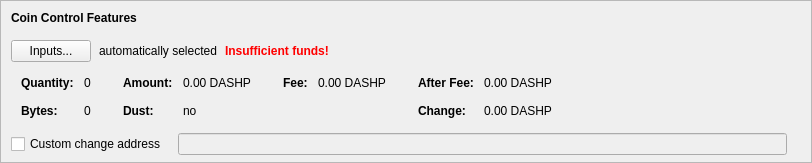
    <widget class="QFrame" name="frameCoinControl">
     <property name="sizePolicy">
      <sizepolicy hsizetype="Expanding" vsizetype="Expanding">
       <horstretch>0</horstretch>
       <verstretch>0</verstretch>
      </sizepolicy>
     </property>
     <property name="maximumSize">
      <size>
       <width>16777215</width>
       <height>16777215</height>
      </size>
     </property>
     <property name="frameShape">
      <enum>QFrame::StyledPanel</enum>
     </property>
     <property name="frameShadow">
      <enum>QFrame::Sunken</enum>
     </property>
     <layout class="QVBoxLayout" name="verticalLayoutCoinControl2">
      <property name="spacing">
       <number>0</number>
      </property>
      <property name="leftMargin">
       <number>0</number>
      </property>
      <property name="topMargin">
       <number>0</number>
      </property>
      <property name="rightMargin">
       <number>0</number>
      </property>
      <property name="bottomMargin">
       <number>6</number>
      </property>
      <item>
       <layout class="QVBoxLayout" name="verticalLayoutCoinControl" stretch="0,0,0,0,1">
        <property name="spacing">
         <number>0</number>
        </property>
        <property name="leftMargin">
         <number>10</number>
        </property>
        <property name="topMargin">
         <number>10</number>
        </property>
        <item>
         <layout class="QHBoxLayout" name="horizontalLayoutCoinControl1">
          <property name="bottomMargin">
           <number>15</number>
          </property>
          <item>
           <widget class="QLabel" name="labelCoinControlFeatures">
            <property name="sizePolicy">
             <sizepolicy hsizetype="Preferred" vsizetype="Maximum">
              <horstretch>0</horstretch>
              <verstretch>0</verstretch>
             </sizepolicy>
            </property>
            <property name="font">
             <font>
              <weight>75</weight>
              <bold>true</bold>
             </font>
            </property>
            <property name="styleSheet">
             <string notr="true">font-weight:bold;</string>
            </property>
            <property name="text">
             <string>Coin Control Features</string>
            </property>
           </widget>
          </item>
         </layout>
        </item>
        <item>
         <layout class="QHBoxLayout" name="horizontalLayoutCoinControl2" stretch="0,0,0,0">
          <property name="spacing">
           <number>8</number>
          </property>
          <property name="bottomMargin">
           <number>10</number>
          </property>
          <item>
           <widget class="QPushButton" name="pushButtonCoinControl">
            <property name="styleSheet">
             <string notr="true"/>
            </property>
            <property name="text">
             <string>Inputs...</string>
            </property>
            <property name="autoDefault">
             <bool>false</bool>
            </property>
           </widget>
          </item>
          <item>
           <widget class="QLabel" name="labelCoinControlAutomaticallySelected">
            <property name="text">
             <string>automatically selected</string>
            </property>
            <property name="margin">
             <number>5</number>
            </property>
           </widget>
          </item>
          <item>
           <widget class="QLabel" name="labelCoinControlInsuffFunds">
            <property name="font">
             <font>
              <weight>75</weight>
              <bold>true</bold>
             </font>
            </property>
            <property name="styleSheet">
             <string notr="true">color:red;font-weight:bold;</string>
            </property>
            <property name="text">
             <string>Insufficient funds!</string>
            </property>
            <property name="margin">
             <number>5</number>
            </property>
           </widget>
          </item>
          <item>
           <spacer name="horizontalSpacerCoinControl">
            <property name="orientation">
             <enum>Qt::Horizontal</enum>
            </property>
            <property name="sizeHint" stdset="0">
             <size>
              <width>40</width>
              <height>1</height>
             </size>
            </property>
           </spacer>
          </item>
         </layout>
        </item>
        <item>
         <widget class="QWidget" name="widgetCoinControl" native="true">
          <property name="sizePolicy">
           <sizepolicy hsizetype="Preferred" vsizetype="Preferred">
            <horstretch>0</horstretch>
            <verstretch>0</verstretch>
           </sizepolicy>
          </property>
          <property name="minimumSize">
           <size>
            <width>0</width>
            <height>0</height>
           </size>
          </property>
          <property name="styleSheet">
           <string notr="true"/>
          </property>
          <layout class="QHBoxLayout" name="horizontalLayoutCoinControl5">
           <property name="leftMargin">
            <number>0</number>
           </property>
           <property name="topMargin">
            <number>0</number>
           </property>
           <property name="rightMargin">
            <number>0</number>
           </property>
           <property name="bottomMargin">
            <number>0</number>
           </property>
           <item>
            <layout class="QHBoxLayout" name="horizontalLayoutCoinControl3" stretch="0,0,0,1">
             <property name="spacing">
              <number>20</number>
             </property>
             <property name="topMargin">
              <number>0</number>
             </property>
             <property name="bottomMargin">
              <number>10</number>
             </property>
             <item>
              <layout class="QFormLayout" name="formLayoutCoinControl1">
               <property name="horizontalSpacing">
                <number>10</number>
               </property>
               <property name="verticalSpacing">
                <number>14</number>
               </property>
               <property name="leftMargin">
                <number>10</number>
               </property>
               <property name="topMargin">
                <number>4</number>
               </property>
               <property name="rightMargin">
                <number>6</number>
               </property>
               <item row="0" column="0">
                <widget class="QLabel" name="labelCoinControlQuantityText">
                 <property name="font">
                  <font>
                   <weight>75</weight>
                   <bold>true</bold>
                  </font>
                 </property>
                 <property name="text">
                  <string>Quantity:</string>
                 </property>
                 <property name="margin">
                  <number>0</number>
                 </property>
                </widget>
               </item>
               <item row="0" column="1">
                <widget class="QLabel" name="labelCoinControlQuantity">
                 <property name="cursor">
                  <cursorShape>IBeamCursor</cursorShape>
                 </property>
                 <property name="contextMenuPolicy">
                  <enum>Qt::ActionsContextMenu</enum>
                 </property>
                 <property name="text">
                  <string notr="true">0</string>
                 </property>
                 <property name="margin">
                  <number>0</number>
                 </property>
                 <property name="textInteractionFlags">
                  <set>Qt::LinksAccessibleByMouse|Qt::TextSelectableByKeyboard|Qt::TextSelectableByMouse</set>
                 </property>
                </widget>
               </item>
               <item row="1" column="0">
                <widget class="QLabel" name="labelCoinControlBytesText">
                 <property name="font">
                  <font>
                   <weight>75</weight>
                   <bold>true</bold>
                  </font>
                 </property>
                 <property name="text">
                  <string>Bytes:</string>
                 </property>
                </widget>
               </item>
               <item row="1" column="1">
                <widget class="QLabel" name="labelCoinControlBytes">
                 <property name="cursor">
                  <cursorShape>IBeamCursor</cursorShape>
                 </property>
                 <property name="contextMenuPolicy">
                  <enum>Qt::ActionsContextMenu</enum>
                 </property>
                 <property name="text">
                  <string notr="true">0</string>
                 </property>
                 <property name="textInteractionFlags">
                  <set>Qt::LinksAccessibleByMouse|Qt::TextSelectableByKeyboard|Qt::TextSelectableByMouse</set>
                 </property>
                </widget>
               </item>
              </layout>
             </item>
             <item>
              <layout class="QFormLayout" name="formLayoutCoinControl2">
               <property name="horizontalSpacing">
                <number>10</number>
               </property>
               <property name="verticalSpacing">
                <number>14</number>
               </property>
               <property name="leftMargin">
                <number>6</number>
               </property>
               <property name="topMargin">
                <number>4</number>
               </property>
               <property name="rightMargin">
                <number>6</number>
               </property>
               <item row="0" column="0">
                <widget class="QLabel" name="labelCoinControlAmountText">
                 <property name="font">
                  <font>
                   <weight>75</weight>
                   <bold>true</bold>
                  </font>
                 </property>
                 <property name="text">
                  <string>Amount:</string>
                 </property>
                 <property name="margin">
                  <number>0</number>
                 </property>
                </widget>
               </item>
               <item row="0" column="1">
                <widget class="QLabel" name="labelCoinControlAmount">
                 <property name="cursor">
                  <cursorShape>IBeamCursor</cursorShape>
                 </property>
                 <property name="contextMenuPolicy">
                  <enum>Qt::ActionsContextMenu</enum>
                 </property>
                 <property name="text">
                  <string notr="true">0.00 DASHP</string>
                 </property>
                 <property name="textInteractionFlags">
                  <set>Qt::LinksAccessibleByMouse|Qt::TextSelectableByKeyboard|Qt::TextSelectableByMouse</set>
                 </property>
                </widget>
               </item>
               <item row="1" column="0">
                <widget class="QLabel" name="labelCoinControlLowOutputText">
                 <property name="font">
                  <font>
                   <weight>75</weight>
                   <bold>true</bold>
                  </font>
                 </property>
                 <property name="text">
                  <string>Dust:</string>
                 </property>
                </widget>
               </item>
               <item row="1" column="1">
                <widget class="QLabel" name="labelCoinControlLowOutput">
                 <property name="cursor">
                  <cursorShape>IBeamCursor</cursorShape>
                 </property>
                 <property name="contextMenuPolicy">
                  <enum>Qt::ActionsContextMenu</enum>
                 </property>
                 <property name="text">
                  <string notr="true">no</string>
                 </property>
                 <property name="textInteractionFlags">
                  <set>Qt::LinksAccessibleByMouse|Qt::TextSelectableByKeyboard|Qt::TextSelectableByMouse</set>
                 </property>
                </widget>
               </item>
              </layout>
             </item>
             <item>
              <layout class="QFormLayout" name="formLayoutCoinControl3">
               <property name="horizontalSpacing">
                <number>10</number>
               </property>
               <property name="verticalSpacing">
                <number>14</number>
               </property>
               <property name="leftMargin">
                <number>6</number>
               </property>
               <property name="topMargin">
                <number>4</number>
               </property>
               <property name="rightMargin">
                <number>6</number>
               </property>
               <item row="0" column="0">
                <widget class="QLabel" name="labelCoinControlFeeText">
                 <property name="font">
                  <font>
                   <weight>75</weight>
                   <bold>true</bold>
                  </font>
                 </property>
                 <property name="text">
                  <string>Fee:</string>
                 </property>
                 <property name="margin">
                  <number>0</number>
                 </property>
                </widget>
               </item>
               <item row="0" column="1">
                <widget class="QLabel" name="labelCoinControlFee">
                 <property name="cursor">
                  <cursorShape>IBeamCursor</cursorShape>
                 </property>
                 <property name="contextMenuPolicy">
                  <enum>Qt::ActionsContextMenu</enum>
                 </property>
                 <property name="text">
                  <string notr="true">0.00 DASHP</string>
                 </property>
                 <property name="textInteractionFlags">
                  <set>Qt::LinksAccessibleByMouse|Qt::TextSelectableByKeyboard|Qt::TextSelectableByMouse</set>
                 </property>
                </widget>
               </item>
             </layout>
             </item>
             <item>
              <layout class="QFormLayout" name="formLayoutCoinControl4">
               <property name="horizontalSpacing">
                <number>10</number>
               </property>
               <property name="verticalSpacing">
                <number>14</number>
               </property>
               <property name="leftMargin">
                <number>6</number>
               </property>
               <property name="topMargin">
                <number>4</number>
               </property>
               <property name="rightMargin">
                <number>6</number>
               </property>
               <item row="0" column="0">
                <widget class="QLabel" name="labelCoinControlAfterFeeText">
                 <property name="font">
                  <font>
                   <weight>75</weight>
                   <bold>true</bold>
                  </font>
                 </property>
                 <property name="text">
                  <string>After Fee:</string>
                 </property>
                 <property name="margin">
                  <number>0</number>
                 </property>
                </widget>
               </item>
               <item row="0" column="1">
                <widget class="QLabel" name="labelCoinControlAfterFee">
                 <property name="cursor">
                  <cursorShape>IBeamCursor</cursorShape>
                 </property>
                 <property name="contextMenuPolicy">
                  <enum>Qt::ActionsContextMenu</enum>
                 </property>
                 <property name="text">
                  <string notr="true">0.00 DASHP</string>
                 </property>
                 <property name="textInteractionFlags">
                  <set>Qt::LinksAccessibleByMouse|Qt::TextSelectableByKeyboard|Qt::TextSelectableByMouse</set>
                 </property>
                </widget>
               </item>
               <item row="1" column="0">
                <widget class="QLabel" name="labelCoinControlChangeText">
                 <property name="font">
                  <font>
                   <weight>75</weight>
                   <bold>true</bold>
                  </font>
                 </property>
                 <property name="text">
                  <string>Change:</string>
                 </property>
                </widget>
               </item>
               <item row="1" column="1">
                <widget class="QLabel" name="labelCoinControlChange">
                 <property name="cursor">
                  <cursorShape>IBeamCursor</cursorShape>
                 </property>
                 <property name="contextMenuPolicy">
                  <enum>Qt::ActionsContextMenu</enum>
                 </property>
                 <property name="text">
                  <string notr="true">0.00 DASHP</string>
                 </property>
                 <property name="textInteractionFlags">
                  <set>Qt::LinksAccessibleByMouse|Qt::TextSelectableByKeyboard|Qt::TextSelectableByMouse</set>
                 </property>
                </widget>
               </item>
              </layout>
             </item>
            </layout>
           </item>
          </layout>
         </widget>
        </item>
        <item>
         <layout class="QHBoxLayout" name="horizontalLayoutCoinControl4" stretch="0,0,0">
          <property name="spacing">
           <number>12</number>
          </property>
          <property name="sizeConstraint">
           <enum>QLayout::SetDefaultConstraint</enum>
          </property>
          <property name="topMargin">
           <number>5</number>
          </property>
          <property name="rightMargin">
           <number>5</number>
          </property>
          <item>
           <widget class="QCheckBox" name="checkBoxCoinControlChange">
            <property name="toolTip">
             <string>If this is activated, but the change address is empty or invalid, change will be sent to a newly generated address.</string>
            </property>
            <property name="text">
             <string>Custom change address</string>
            </property>
           </widget>
          </item>
          <item>
           <widget class="QValidatedLineEdit" name="lineEditCoinControlChange">
            <property name="enabled">
             <bool>false</bool>
            </property>
            <property name="sizePolicy">
             <sizepolicy hsizetype="Expanding" vsizetype="Fixed">
              <horstretch>0</horstretch>
              <verstretch>0</verstretch>
             </sizepolicy>
            </property>
           </widget>
          </item>
          <item>
           <widget class="QLabel" name="labelCoinControlChangeLabel">
            <property name="sizePolicy">
             <sizepolicy hsizetype="Preferred" vsizetype="Expanding">
              <horstretch>0</horstretch>
              <verstretch>0</verstretch>
             </sizepolicy>
            </property>
            <property name="minimumSize">
             <size>
              <width>0</width>
              <height>0</height>
             </size>
            </property>
            <property name="text">
             <string/>
            </property>
            <property name="margin">
             <number>3</number>
            </property>
           </widget>
          </item>
         </layout>
        </item>
        <item>
         <spacer name="verticalSpacerCoinControl">
          <property name="orientation">
           <enum>Qt::Vertical</enum>
          </property>
          <property name="sizeHint" stdset="0">
           <size>
            <width>800</width>
            <height>1</height>
           </size>
          </property>
         </spacer>
        </item>
       </layout>
      </item>
     </layout>
    </widget>
